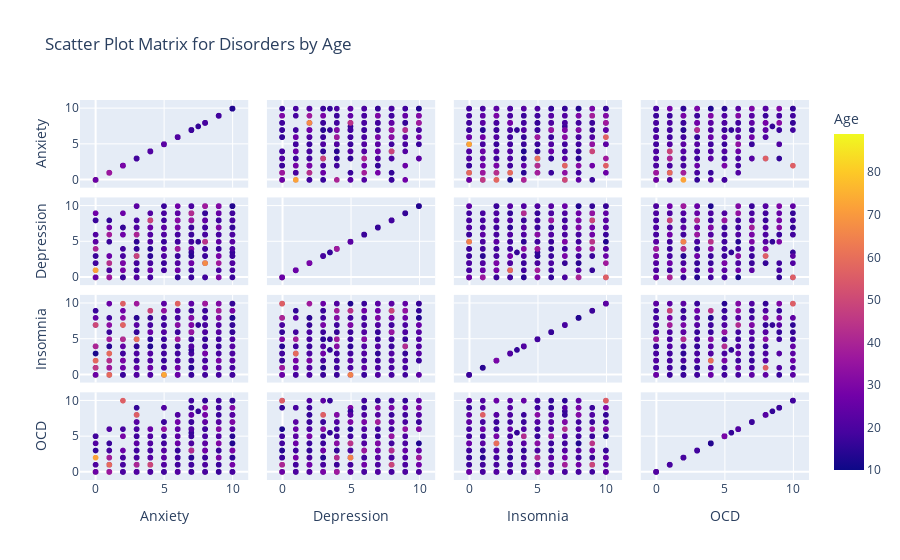

Notebook code for this chart:
### Code cell
# trying to create a scatterplot based on the above cell
fig = px.scatter_matrix(df,
                        dimensions = ['Anxiety', 'Depression', 'Insomnia', 'OCD'],
                        color = 'Age',
                        title = 'Scatter Plot Matrix for Disorders by Age')
fig.show()

### Figure 1 — Plotly figure (JSON) as saved in the notebook; plotly's stock layout.template omitted (floating-point values rounded to 4 significant figures; data arrays with more than 128 entries replaced by an {"elided": "..."} marker saying what was removed)
{"data": [{"dimensions": [{"axis": {"matches": true}, "label": "Anxiety", "values": {"elided": "736 float values"}}, {"axis": {"matches": true}, "label": "Depression", "values": {"elided": "736 float values"}}, {"axis": {"matches": true}, "label": "Insomnia", "values": {"elided": "736 float values"}}, {"axis": {"matches": true}, "label": "OCD", "values": {"elided": "736 float values"}}], "hovertemplate": "%{xaxis.title.text}=%{x}<br>%{yaxis.title.text}=%{y}<br>Age=%{marker.color}<extra></extra>", "legendgroup": "", "marker": {"color": {"elided": "736 float values"}, "coloraxis": "coloraxis", "symbol": "circle"}, "name": "", "showlegend": false, "type": "splom"}], "layout": {"coloraxis": {"colorbar": {"title": {"text": "Age"}}, "colorscale": [[0, "#0d0887"], [0.1111, "#46039f"], [0.2222, "#7201a8"], [0.3333, "#9c179e"], [0.4444, "#bd3786"], [0.5556, "#d8576b"], [0.6667, "#ed7953"], [0.7778, "#fb9f3a"], [0.8889, "#fdca26"], [1, "#f0f921"]]}, "dragmode": "select", "legend": {"tracegroupgap": 0}, "title": {"text": "Scatter Plot Matrix for Disorders by Age"}}}
